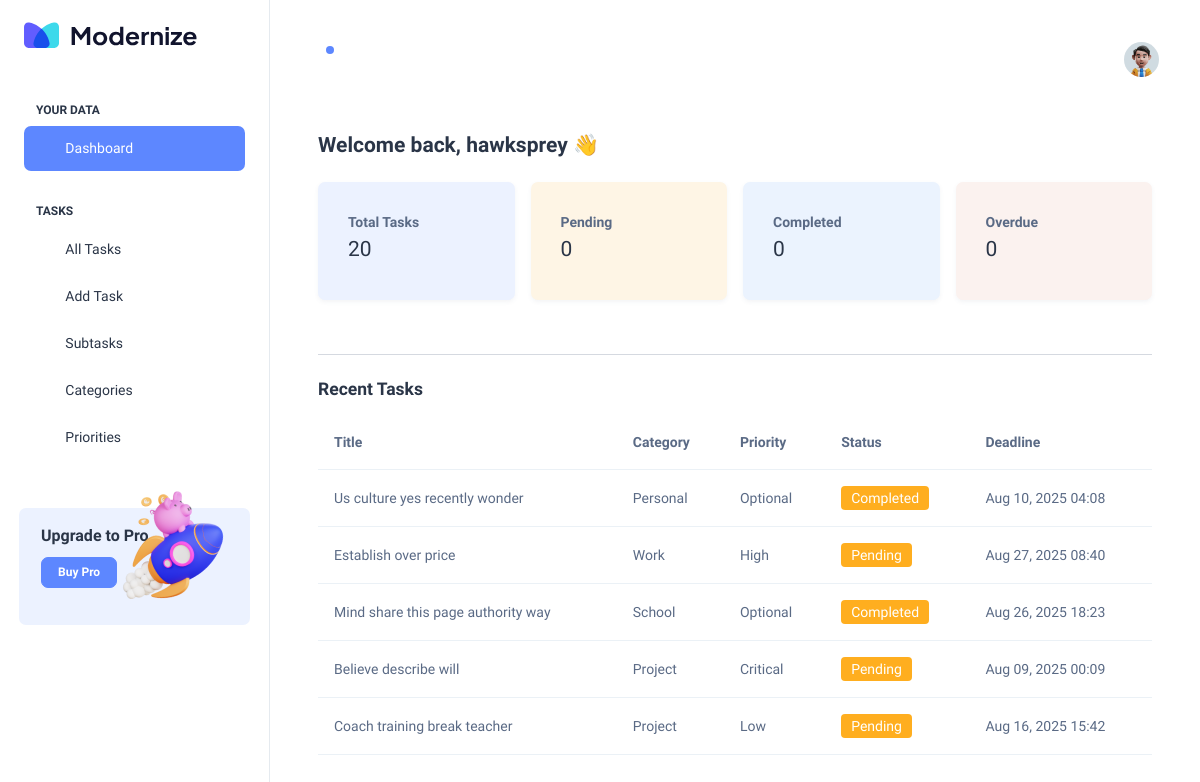
The app's page / (signed in), older data.
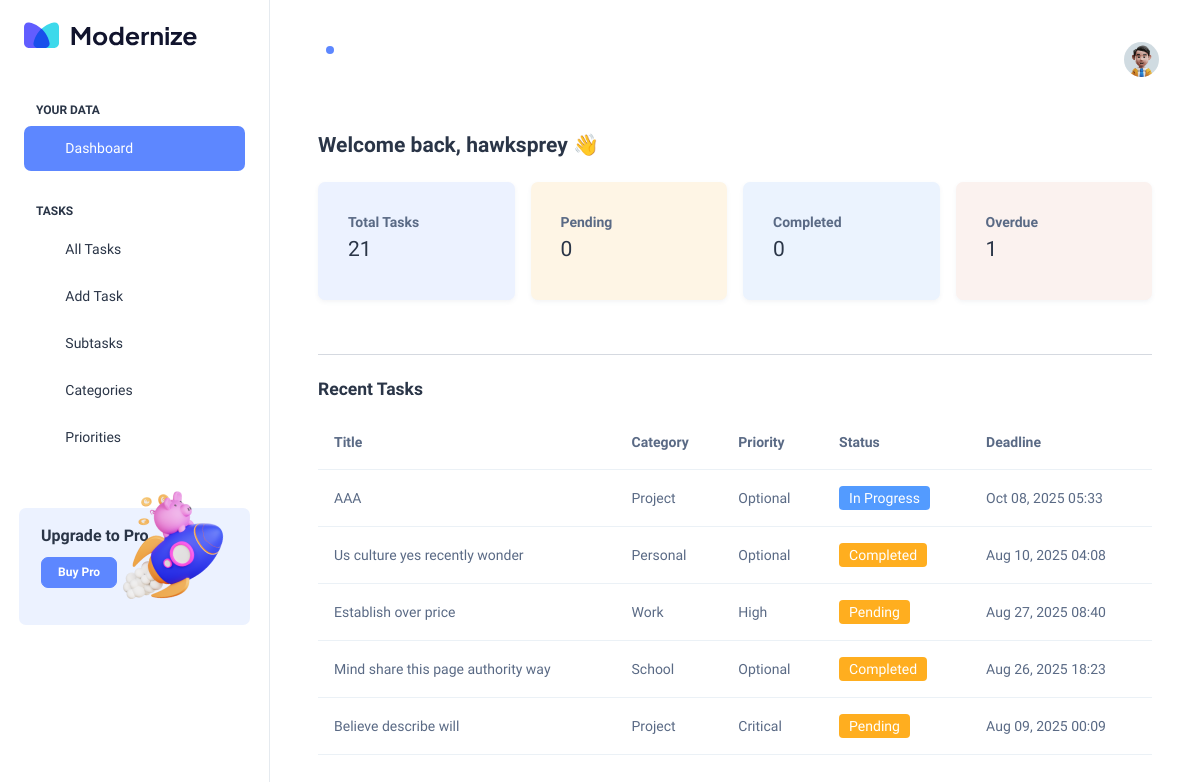
The same page, newer data.
### Hangarin_app/models.py (models this page shows, shortened)
class BaseModel(models.Model):
    created_at = models.DateTimeField(auto_now_add=True)
    updated_at = models.DateTimeField(auto_now=True)
    class Meta:
        abstract = True

class Task(BaseModel):
    STATUS_CHOICES = [
        ("pending", "Pending"),
        ("in_progress", "In Progress"),
        ("completed", "Completed"),
    ]
    title = models.CharField(max_length=255)
    description = models.TextField(blank=True, null=True)
    deadline = models.DateTimeField(null=True, blank=True)
    status = models.CharField(max_length=50, choices=STATUS_CHOICES, default="pending")
    priority = models.ForeignKey(Priority, on_delete=models.CASCADE)
    category = models.ForeignKey(Category, on_delete=models.CASCADE)

class Category(BaseModel): # <--- CHANGE THIS LINE
    name = models.CharField(max_length=100)
    class Meta:
        verbose_name = "Category"
        verbose_name_plural = "Categories"

class Priority(BaseModel): # <--- CHANGE THIS LINE
    name = models.CharField(max_length=100)
    class Meta:
        verbose_name = "Priority"
        verbose_name_plural = "Priorities"

### Hangarin_app/views.py (the view)
# urls.py: path("", DashboardView.as_view(), name="dashboard"),
class DashboardView(LoginRequiredMixin, TemplateView):
    template_name = "dashboard.html"
    def get_context_data(self, **kwargs):
        context = super().get_context_data(**kwargs)
        tasks = Task.objects.all()
        context["total_tasks"] = tasks.count()
        context["completed_tasks"] = tasks.filter(status="completed").count()
        context["pending_tasks"] = tasks.filter(status="pending").count()
        context["overdue_tasks"] = tasks.filter(deadline__lt=timezone.now(), status__in=["pending", "in_progress"]).count()
        context["recent_tasks"] = tasks.order_by("-created_at")[:5]
        return context

### templates/dashboard.html (shortened to what this page needs)
{% extends 'base.html' %}
{% block content %}
<div class="container-fluid px-4 mt-4">
  <h4 class="mb-4 fw-semibold">Welcome back, {{ request.user.username|default:"User" }} 👋</h4>
  <div class="row g-3">
    <div class="col-md-3">
      <div class="card shadow-sm border-0 bg-light-primary">
        <div class="card-body">
          <p class="mb-1 fw-semibold text-muted">Total Tasks</p>
          <h4 class="fw-bold text-dark">{{ total_tasks }}</h4>
        </div>
      </div>
    </div>
    <div class="col-md-3">
      <div class="card shadow-sm border-0 bg-light-warning">
        <div class="card-body">
          <p class="mb-1 fw-semibold text-muted">Pending</p>
          <h4 class="fw-bold text-dark">{{ pending_tasks }}</h4>
        </div>
      </div>
    </div>
    <div class="col-md-3">
      <div class="card shadow-sm border-0 bg-light-info">
        <div class="card-body">
          <p class="mb-1 fw-semibold text-muted">Completed</p>
          <h4 class="fw-bold text-dark">{{ completed_tasks }}</h4>
        </div>
      </div>
    </div>
    <div class="col-md-3">
      <div class="card shadow-sm border-0 bg-light-danger">
        <div class="card-body">
          <p class="mb-1 fw-semibold text-muted">Overdue</p>
          <h4 class="fw-bold text-dark">{{ overdue_tasks }}</h4>
        </div>
      </div>
    </div>
  </div>
  <hr class="my-4">
  <h5 class="fw-semibold mb-3">Recent Tasks</h5>
  <div class="table-responsive">
    <table class="table table-hover align-middle">
      <thead>
        <tr>
          <th>Title</th>
          <th>Category</th>
          <th>Priority</th>
          <th>Status</th>
          <th>Deadline</th>
        </tr>
      </thead>
      <tbody>
        {% for task in recent_tasks %}
          <tr>
            <td>{{ task.title }}</td>
            <td>{{ task.category.name }}</td>
            <td>{{ task.priority.name }}</td>
            <td>
              <span class="badge
                {% if task.status == 'completed' %}bg-success
                {% elif task.status == 'in_progress' %}bg-info
                {% else %}bg-warning{% endif %}">
                {{ task.get_status_display }}
              </span>
            </td>
            <td>{{ task.deadline|date:"M d, Y H:i" }}</td>
          </tr>
        {% empty %}
          <tr><td colspan="5" class="text-center text-muted">No recent tasks</td></tr>
        {% endfor %}
      </tbody>
    </table>
  </div>
</div>
{% endblock %}

### templates/base.html (shortened to what this page needs)
{% load static %}
{% load pwa %}
<!doctype html>
<html lang="en">
<head>
  <link rel="stylesheet" href="{% static 'css/styles.min.css' %}" />
</head>
<body>
  <div class="page-wrapper" id="main-wrapper"
       data-layout="vertical" data-navbarbg="skin6"
       data-sidebartype="full" data-sidebar-position="fixed"
       data-header-position="fixed">
    <aside class="left-sidebar">
      <div>
        <div class="brand-logo d-flex align-items-center justify-content-between">
          <a href="{% url 'dashboard' %}" class="text-nowrap logo-img">
            <img src="{% static 'images/logos/dark-logo.svg' %}" width="180" alt="Hangarin Logo" />
          </a>
        </div>
        <nav class="sidebar-nav scroll-sidebar" data-simplebar="">
          <ul id="sidebarnav">
            <li class="nav-small-cap">
              <span class="hide-menu">Your Data</span>
            </li>
            <li class="sidebar-item {% if request.resolver_match.url_name == 'dashboard' %}active{% endif %}">
              <a class="sidebar-link" href="{% url 'dashboard' %}">
                <span><i class="ti ti-layout-dashboard"></i></span>
                <span class="hide-menu">Dashboard</span>
              </a>
            </li>
            <li class="nav-small-cap">
              <span class="hide-menu">Tasks</span>
            </li>
            <li class="sidebar-item {% if request.resolver_match.url_name == 'task-list' %}active{% endif %}">
              <a class="sidebar-link" href="{% url 'task-list' %}">
                <span><i class="ti ti-list-details"></i></span>
                <span class="hide-menu">All Tasks</span>
              </a>
            </li>
            <li class="sidebar-item {% if request.resolver_match.url_name == 'task-add' %}active{% endif %}">
              <a class="sidebar-link" href="{% url 'task-add' %}">
                <span><i class="ti ti-plus"></i></span>
                <span class="hide-menu">Add Task</span>
              </a>
            </li>
            <li class="sidebar-item {% if request.resolver_match.url_name == 'subtask-list' %}active{% endif %}">
              <a class="sidebar-link" href="{% url 'subtask-list' %}">
                <span><i class="ti ti-checklist"></i></span>
                <span class="hide-menu">Subtasks</span>
              </a>
            </li>
            <li class="sidebar-item {% if request.resolver_match.url_name == 'category-list' %}active{% endif %}">
              <a class="sidebar-link" href="{% url 'category-list' %}">
                <span><i class="ti ti-category"></i></span>
                <span class="hide-menu">Categories</span>
              </a>
            </li>
            <li class="sidebar-item {% if request.resolver_match.url_name == 'priority-list' %}active{% endif %}">
              <a class="sidebar-link" href="{% url 'priority-list' %}">
                <span><i class="ti ti-flag"></i></span>
                <span class="hide-menu">Priorities</span>
              </a>
            </li>
          </ul>
          <div class="unlimited-access hide-menu bg-light-primary position-relative mb-7 mt-5 rounded">
            <div class="d-flex">
              <div class="unlimited-access-title me-3">
                <h6 class="fw-semibold fs-4 mb-6 text-dark w-85">Upgrade to Pro</h6>
                <a href="https://adminmart.com/product/modernize-bootstrap-5-admin-template/"
                   target="_blank" class="btn btn-primary fs-2 fw-semibold lh-sm">Buy Pro</a>
              </div>
              <div class="unlimited-access-img">
                <img src="{% static 'images/backgrounds/rocket.png' %}" alt="" class="img-fluid">
              </div>
            </div>
          </div>
        </nav>
      </div>
    </aside>
    <div class="body-wrapper">
      <header class="app-header">
        <nav class="navbar navbar-expand-lg navbar-light">
          <ul class="navbar-nav">
            <li class="nav-item">
              <a class="nav-link nav-icon-hover" href="javascript:void(0)">
                <i class="ti ti-bell-ringing"></i>
                <div class="notification bg-primary rounded-circle"></div>
              </a>
            </li>
          </ul>
          <div class="navbar-collapse justify-content-end px-0" id="navbarNav">
            <ul class="navbar-nav flex-row ms-auto align-items-center justify-content-end">
              <li class="nav-item dropdown">
                <a class="nav-link nav-icon-hover" href="javascript:void(0)" id="drop2"
                   data-bs-toggle="dropdown" aria-expanded="false">
                  <img src="{% static 'images/profile/user-1.jpg' %}" alt="User"
                       width="35" height="35" class="rounded-circle">
                </a>
              </li>
            </ul>
          </div>
        </nav>
      </header>
      <div class="container-fluid mt-4 px-4">
        {% block content %}{% endblock %}
      </div>
    </div>
  </div>
</body>
</html>

### templates/base.html (style rules this page uses)
.sidebar-item.active > a { background-color: #5D87FF !important; color: #fff !important; border-radius: 10px; }
.sidebar-item.active i { color: #fff !important; }

Row changes from the older to the newer data that the page shows:
no longer on this page (row unchanged): Task: title "Coach training break teacher", category.name "Project", priority.name "Low", status "Pending", deadline "Aug 16, 2025 15:42"
added Task: title "AAA", category.name "Project", priority.name "Optional", status "In Progress", deadline "Oct 08, 2025 05:33"
Text that changed along with them:
{{ total_tasks }}: "20" → "21"
{{ overdue_tasks }}: "0" → "1"
